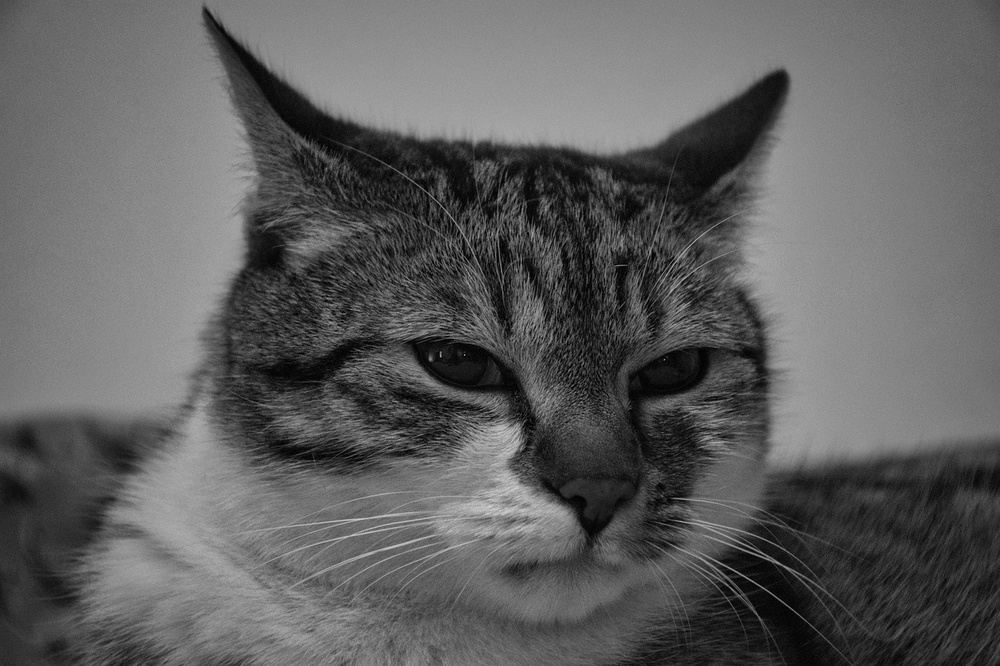
#> input picture images/cat_2.jpg, 1000 x 666 px, shrunk from 1280 x 853 before the run
$ jupyter execute app.ipynb
#> lines starting #> are read from the running program, lines starting #| are printed output that depends on the picture
[cell 1]
from PIL import Image
import numpy as np

[cell 2]
image = Image.open("images/cat_2.jpg").convert("L")
image = np.array(image)

[cell 3]
agf = np.array((([1,1,1], [1,2,1], [1,1,1])), dtype=np.float32) * 1/10
ygf = np.array((([0,-1,0], [-1,10,-1], [0,-1,0])), dtype=np.float32)

print(agf)
print(ygf)

[cell 4]
def apply_filter(image, kernel):
    image_height, image_width = image.shape
#> image_height = 666; image_width = 1000
    kernel_height, kernel_width = kernel.shape

    pad_x = kernel_width // 2
    pad_y = kernel_height // 2

    image = np.pad(image, ((pad_y, pad_y), (pad_x, pad_x)), mode='reflect')
#> image: shape (668, 1002)
    output= np.zeros_like(image, dtype=np.float32)

    for x in range(image_width):
        for y in range(image_height):
            region = image[y:y+kernel_height, x:x+kernel_width]
            output[y,x] = (region * kernel).sum()

    output = np.clip(output, 0, 255).astype(np.uint8)
    return output

[cell 5]
output_agf = apply_filter(image, agf)
output_ygf = apply_filter(image, ygf)
#> after the loop in apply_filter (call 2), `for x in range(image_width):`:
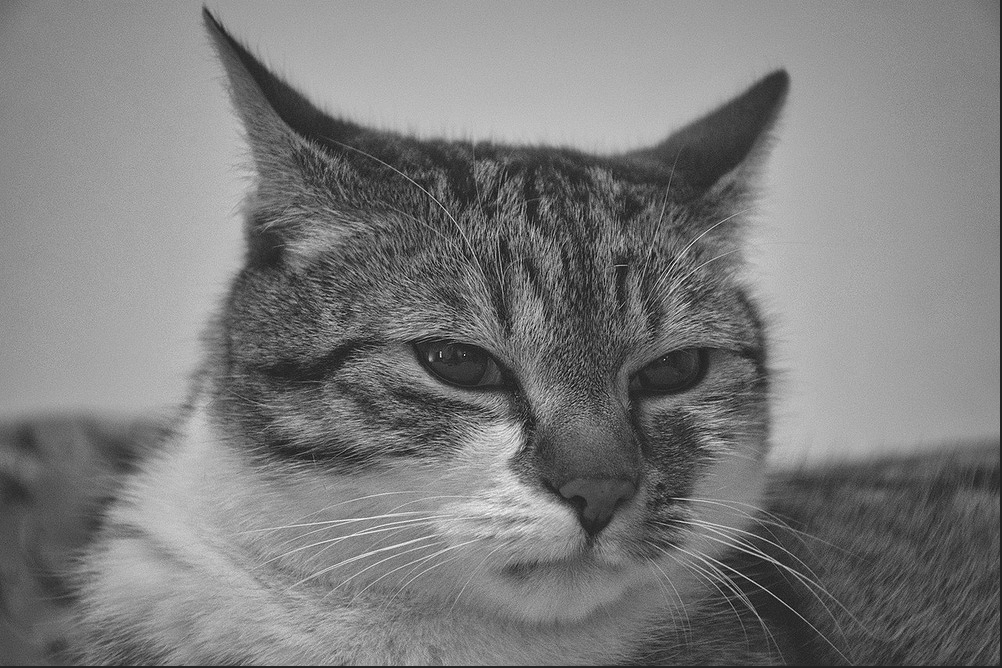
#> output: shape (668, 1002) float32; min -214, max 1378, mean 566.1; drawn with min black and max white
#> in apply_filter (call 2), `output = np.clip(output, 0, 255).astype(np.uint8)`:
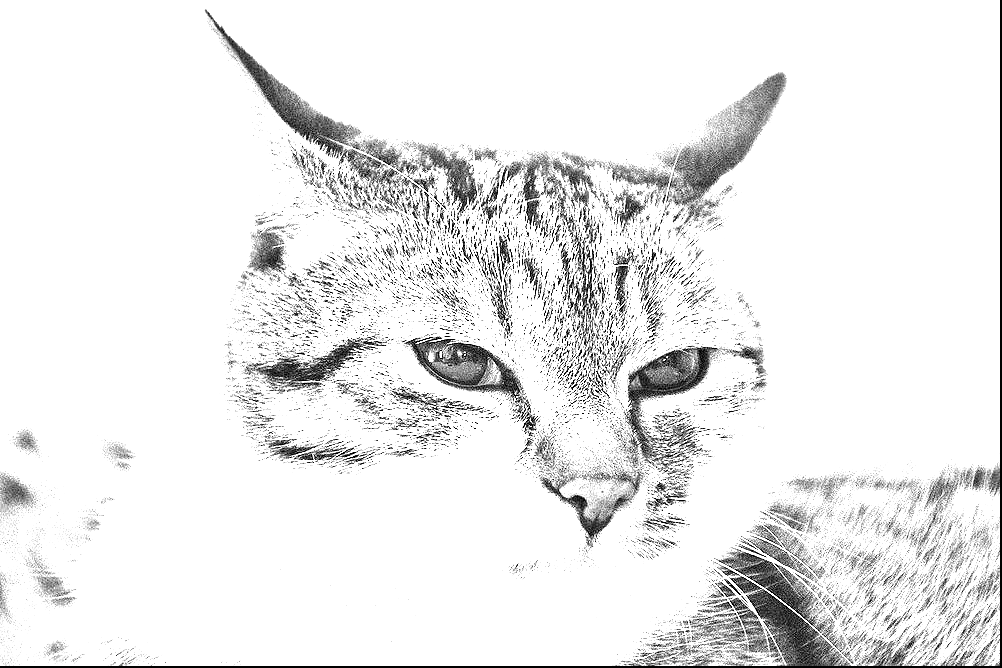
#> output: shape (668, 1002); min 0, max 255, mean 235.1

print(output_agf.max())
#| 198
print(output_agf.min())
#| 0
print(output_agf.shape)
#| (668, 1002)

print(output_ygf.max())
#| 255
print(output_ygf.min())
#| 0
print(output_ygf.shape)
#| (668, 1002)

output_agf = Image.fromarray(output_agf)
output_ygf = Image.fromarray(output_ygf)

output_agf.save("images/cat_2_agf.jpg")
output_ygf.save("images/cat_2_ygf.jpg")
